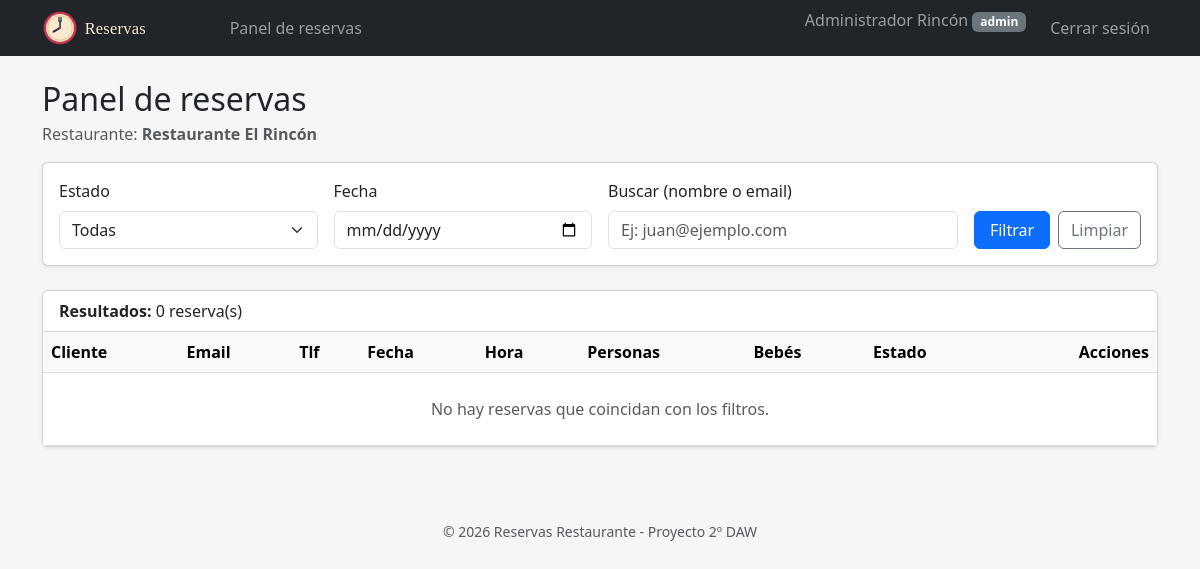
Page /admin/dashboard.php (signed in) on the earlier database version.
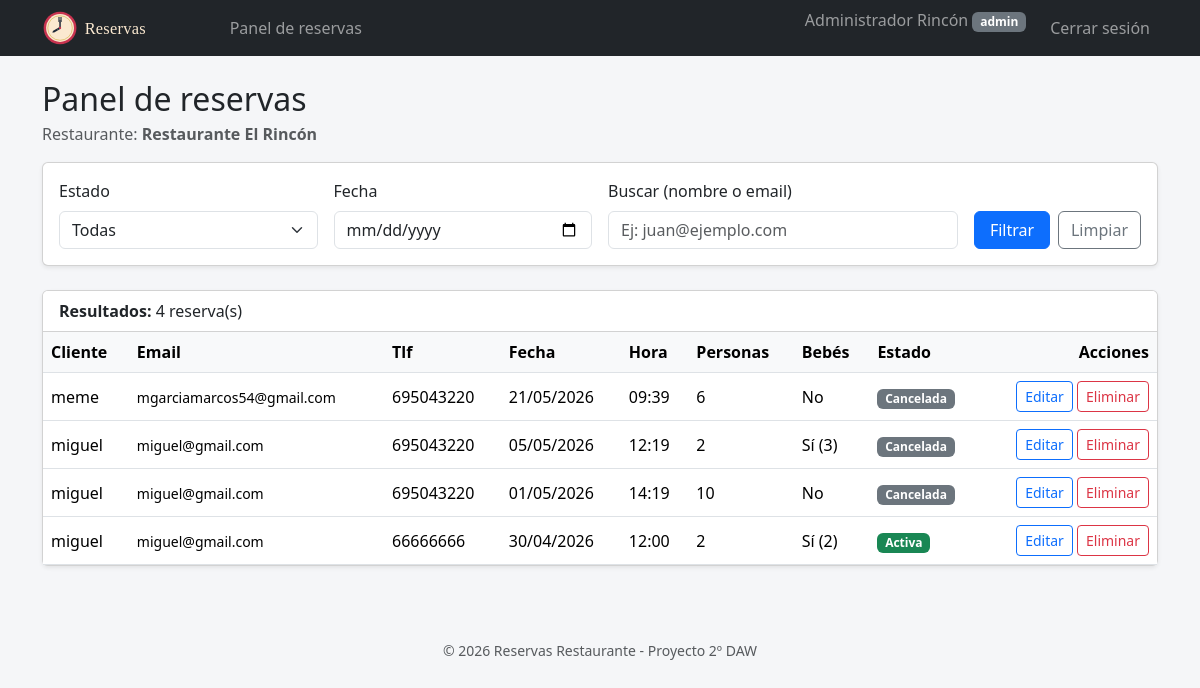
Same page on the later database version.
### tables this page shows
CREATE TABLE `bares` (
  `id` int(11) NOT NULL,
  `nombre` varchar(100) NOT NULL,
  `direccion` varchar(200) DEFAULT NULL,
  `telefono` varchar(20) DEFAULT NULL
);

CREATE TABLE `reservas` (
  `id` int(11) NOT NULL,
  `id_usuario` int(11) NOT NULL,
  `id_bar` int(11) NOT NULL,
  `num_personas` int(11) NOT NULL,
  `fecha_reserva` date NOT NULL,
  `hora_reserva` time NOT NULL,
  `bebes` tinyint(1) NOT NULL DEFAULT 0,
  `num_bebes` int(11) NOT NULL DEFAULT 0,
  `telefono` varchar(20) NOT NULL,
  `email` varchar(100) NOT NULL,
  `estado` enum('activa','cancelada') NOT NULL DEFAULT 'activa',
  `fecha_creacion` timestamp NOT NULL DEFAULT current_timestamp()
);

CREATE TABLE `usuarios` (
  `id` int(11) NOT NULL,
  `nombre` varchar(50) NOT NULL,
  `email` varchar(100) NOT NULL,
  `password` varchar(255) NOT NULL,
  `rol` enum('usuario','admin','superadmin') NOT NULL DEFAULT 'usuario',
  `bar_asignado` int(11) DEFAULT NULL,
  `fecha_registro` timestamp NOT NULL DEFAULT current_timestamp()
);

### includes/auth.php (called while the page is built, shortened)
<?php
function estaLogueado() {
    return isset($_SESSION['usuario_id']);
}
function dashboardSegunRol() {
    $base = rutaBase();
    switch ($_SESSION['rol'] ?? '') {
        case 'admin':      return $base . 'admin/dashboard.php';
    }
}
function rutaBase() {
    $script = $_SERVER['SCRIPT_NAME'];
    if (strpos($script, '/usuario/') !== false
        || strpos($script, '/admin/') !== false
        || strpos($script, '/superadmin/') !== false) {
        return '../';
    }
    return '';
}

### admin/dashboard.php (the view, shortened to what this page needs)
<?php
require_once '../includes/auth.php';
require_once '../config/db.php';
$idBarAdmin = $_SESSION['bar_asignado'] ?? null;
$nombreBar = '';
if ($idBarAdmin) {
    $stmt = $pdo->prepare("SELECT nombre FROM bares WHERE id = ?");
    $stmt->execute([$idBarAdmin]);
    $nombreBar = $stmt->fetchColumn();
}
$filtroEstado = $_GET['estado'] ?? 'todas';
$filtroFecha  = $_GET['fecha']  ?? '';
$filtroBuscar = trim($_GET['buscar'] ?? '');
$reservas = [];
if ($idBarAdmin) {
    $sql = "
        SELECT r.*, u.nombre AS nombre_usuario, u.email AS email_usuario
        FROM reservas r
        INNER JOIN usuarios u ON u.id = r.id_usuario
        WHERE r.id_bar = :id_bar
    ";
    $params = [':id_bar' => $idBarAdmin];
    $sql .= " ORDER BY r.fecha_reserva DESC, r.hora_reserva DESC";
    $stmt = $pdo->prepare($sql);
    $stmt->execute($params);
    $reservas = $stmt->fetchAll();
}
require '../includes/header.php';
?>
<h2 class="mb-1">Panel de reservas</h2>
<p class="text-muted">
    <?php if ($nombreBar): ?>
        Restaurante: <strong><?= htmlspecialchars($nombreBar) ?></strong>
    <?php else: ?>
        <span class="text-danger">No tienes ningún restaurante asignado.</span>
    <?php endif; ?>
</p>
<?php if (!$idBarAdmin): ?>
    <div class="alert alert-warning">
        Tu cuenta de admin no tiene ningún bar asignado. Pídele al administrador
        de la base de datos que actualice el campo <code>bar_asignado</code> en
        tu fila de la tabla <code>usuarios</code>.
    </div>
<?php else: ?>
    <div class="card shadow-sm mb-4">
        <div class="card-body">
            <form method="GET" action="" class="row g-3 align-items-end">
                <div class="col-md-3">
                    <label class="form-label">Estado</label>
                    <select name="estado" class="form-select">
                        <option value="todas"     <?= $filtroEstado === 'todas'     ? 'selected' : '' ?>>Todas</option>
                    </select>
                </div>
                <div class="col-md-3">
                    <label class="form-label">Fecha</label>
                    <input type="date" name="fecha" class="form-control"
                           value="<?= htmlspecialchars($filtroFecha) ?>">
                </div>
                <div class="col-md-4">
                    <label class="form-label">Buscar (nombre o email)</label>
                    <input type="text" name="buscar" class="form-control"
                           value="<?= htmlspecialchars($filtroBuscar) ?>"
                           placeholder="Ej: juan@ejemplo.com">
                </div>
                <div class="col-md-2 d-flex gap-2">
                    <button type="submit" class="btn btn-primary flex-grow-1">Filtrar</button>
                    <a href="dashboard.php" class="btn btn-outline-secondary">Limpiar</a>
                </div>
            </form>
        </div>
    </div>
    <div class="card shadow-sm">
        <div class="card-header bg-white">
            <strong>Resultados:</strong> <?= count($reservas) ?> reserva(s)
        </div>
        <div class="table-responsive">
            <table class="table table-hover mb-0 align-middle">
                <thead>
                    <tr>
                        <th>Cliente</th>
                        <th>Email</th>
                        <th>Tlf</th>
                        <th>Fecha</th>
                        <th>Hora</th>
                        <th>Personas</th>
                        <th>Bebés</th>
                        <th>Estado</th>
                        <th class="text-end">Acciones</th>
                    </tr>
                </thead>
                <tbody>
                    <?php if (empty($reservas)): ?>
                        <tr>
                            <td colspan="9" class="text-center text-muted py-4">
                                No hay reservas que coincidan con los filtros.
                            </td>
                        </tr>
                    <?php else: ?>
                        <?php foreach ($reservas as $r): ?>
                            <tr>
                                <td><?= htmlspecialchars($r['nombre_usuario']) ?></td>
                                <td><small><?= htmlspecialchars($r['email']) ?></small></td>
                                <td><?= htmlspecialchars($r['telefono']) ?></td>
                                <td><?= htmlspecialchars(date('d/m/Y', strtotime($r['fecha_reserva']))) ?></td>
                                <td><?= htmlspecialchars(substr($r['hora_reserva'], 0, 5)) ?></td>
                                <td><?= (int)$r['num_personas'] ?></td>
                                <td>
                                    <?php if ($r['bebes']): ?>
                                        Sí (<?= (int)$r['num_bebes'] ?>)
                                    <?php else: ?>
                                        No
                                    <?php endif; ?>
                                </td>
                                <td>
                                    <?php if ($r['estado'] === 'activa'): ?>
                                        <span class="badge bg-success">Activa</span>
                                    <?php else: ?>
                                        <span class="badge bg-secondary">Cancelada</span>
                                    <?php endif; ?>
                                </td>
                                <td class="text-end">
                                    <a href="editar_reserva.php?id=<?= (int)$r['id'] ?>"
                                       class="btn btn-sm btn-outline-primary">Editar</a>
                                    <a href="eliminar_reserva.php?id=<?= (int)$r['id'] ?>"
                                       class="btn btn-sm btn-outline-danger"
                                       onclick="return confirm('¿Seguro que quieres ELIMINAR esta reserva? Esta acción no se puede deshacer.');">
                                        Eliminar
                                    </a>
                                </td>
                            </tr>
                        <?php endforeach; ?>
                    <?php endif; ?>
                </tbody>
            </table>
        </div>
    </div>
<?php endif; ?>
<?php require '../includes/footer.php'; ?>

### includes/header.php (shortened to what this page needs)
<?php
if (!isset($mostrarNav))   $mostrarNav   = true;
require_once __DIR__ . '/auth.php';
$base = rutaBase();
?>
<!DOCTYPE html>
<html lang="es">
<head>
    <link href="https://cdn.jsdelivr.net/npm/bootstrap@5.3.2/dist/css/bootstrap.min.css" rel="stylesheet">
</head>
<body>
<?php if ($mostrarNav && estaLogueado()): ?>
<nav class="navbar navbar-expand-lg navbar-dark bg-dark mb-4">
    <div class="container">
        <a class="navbar-brand py-0" href="<?= dashboardSegunRol() ?>">
            <img src="<?= $base ?>assets/logo-nav.svg" alt="Reservas Restaurante" height="36">
        </a>
        <div class="collapse navbar-collapse" id="nav">
            <ul class="navbar-nav me-auto">
                <?php if ($_SESSION['rol'] === 'usuario'): ?>
                    <li class="nav-item">
                        <a class="nav-link" href="<?= $base ?>usuario/dashboard.php">Mis reservas</a>
                    </li>
                    <li class="nav-item">
                        <a class="nav-link" href="<?= $base ?>usuario/crear_reserva.php">Nueva reserva</a>
                    </li>
                <?php elseif ($_SESSION['rol'] === 'admin'): ?>
                    <li class="nav-item">
                        <a class="nav-link" href="<?= $base ?>admin/dashboard.php">Panel de reservas</a>
                    </li>
                <?php else:  ?>
                    <li class="nav-item">
                        <a class="nav-link" href="<?= $base ?>superadmin/dashboard.php">Panel general</a>
                    </li>
                <?php endif; ?>
            </ul>
            <ul class="navbar-nav">
                <li class="nav-item">
                    <span class="navbar-text me-3">
                        <?= htmlspecialchars($_SESSION['nombre']) ?>
                        <span class="badge bg-secondary"><?= htmlspecialchars($_SESSION['rol']) ?></span>
                    </span>
                </li>
                <li class="nav-item">
                    <a class="nav-link" href="<?= $base ?>logout.php">Cerrar sesión</a>
                </li>
            </ul>
        </div>
    </div>
</nav>
<?php endif; ?>
<div class="container">

### includes/footer.php (shortened to what this page needs)
</div>
<footer class="text-center text-muted py-4 mt-5">
    <small>&copy; <?= date('Y') ?> Reservas Restaurante - Proyecto 2º DAW</small>
</footer>
</body>
</html>

### includes/header.php (style rules this page uses)
body { background-color: #f5f6f8; min-height: 100vh; }
.navbar-brand { font-weight: 600; }
.table thead th { background-color: #f8f9fa; }

Differences in the rows shown:
added reservas: id_usuario.nombre "meme", email "mgarciamarcos54@gmail.com", telefono "695043220", fecha_reserva "21/05/2026", hora_reserva "09:39", num_personas "6", bebes "No", estado "Cancelada"
added reservas: id_usuario.nombre "miguel", email "miguel@gmail.com", telefono "695043220", fecha_reserva "05/05/2026", hora_reserva "12:19", num_personas "2", num_bebes "3", estado "Cancelada"
added reservas: id_usuario.nombre "miguel", email "miguel@gmail.com", telefono "695043220", fecha_reserva "01/05/2026", hora_reserva "14:19", num_personas "10", bebes "No", estado "Cancelada"
added reservas: id_usuario.nombre "miguel", email "miguel@gmail.com", telefono "66666666", fecha_reserva "30/04/2026", hora_reserva "12:00", num_personas "2", num_bebes "2", estado "Activa"
Other differences:
count($reservas): "0" → "4"
text no longer shown: "No hay reservas que coincidan con los filtros."
